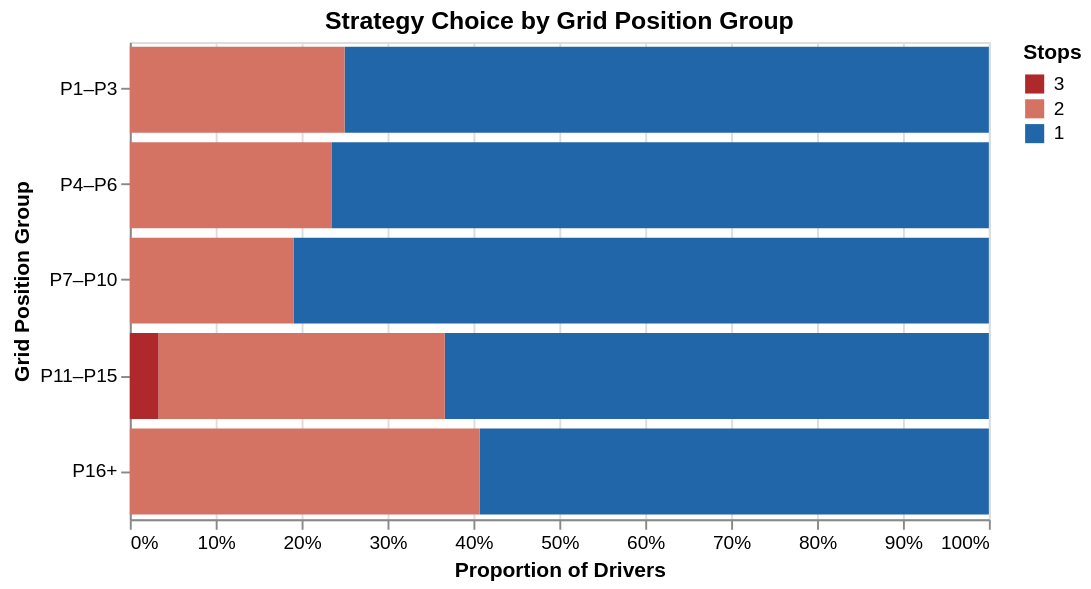

Source (notebook cell):
### Markdown cell above
---
## 2 — Grid Position vs. Strategy Choice

A normalized horizontal stacked bar chart showing the proportion of drivers who chose each stop count (1-stop, 2-stop, 3-stop) within each grid position group. The grid groups are binned into frontrunners (P1–P3), midfield tiers, and backmarkers (P16+).

### Code cell
driver_races["grid_group"] = pd.cut(
    driver_races["grid_position"],
    bins=[0, 3, 6, 10, 15, 25],
    labels=["P1–P3", "P4–P6", "P7–P10", "P11–P15", "P16+"]
)

grid_stop = (
    driver_races
    .dropna(subset=["grid_group"])
    .groupby(["grid_group", "num_stops"], observed=True)
    .size()
    .reset_index(name="count")
)

stop_color_scale = alt.Scale(
    domain=[3, 2, 1],
    range=["#ae282c", "#d47264", "#2066a8"]
)

alt.Chart(grid_stop).mark_bar().encode(
    y=alt.Y("grid_group:N", title="Grid Position Group",
            sort=["P1–P3", "P4–P6", "P7–P10", "P11–P15", "P16+"]),
    x=alt.X("count:Q", stack="normalize", title="Proportion of Drivers",
            axis=alt.Axis(format="%")),
    color=alt.Color("num_stops:N", title="Stops",
                    scale=stop_color_scale,
                    legend=alt.Legend(orient="right")),
    order=alt.Order("num_stops:Q", sort="descending"),
    tooltip=["grid_group", "num_stops", "count"]
).properties(
    title="Strategy Choice by Grid Position Group",
    width=450,
    height=250
)

### Figure 1 — Vega-Lite specification as saved in the notebook (floating-point values rounded to 4 significant figures)
{"config": {"view": {"continuousWidth": 300, "continuousHeight": 300}}, "data": {"name": "data-a723bbf9e6e7c18e1b205ad41c088bee"}, "mark": {"type": "bar"}, "encoding": {"color": {"field": "num_stops", "legend": {"orient": "right"}, "scale": {"domain": [3, 2, 1], "range": ["#ae282c", "#d47264", "#2066a8"]}, "title": "Stops", "type": "nominal"}, "order": {"field": "num_stops", "sort": "descending", "type": "quantitative"}, "tooltip": [{"field": "grid_group", "type": "ordinal"}, {"field": "num_stops", "type": "quantitative"}, {"field": "count", "type": "quantitative"}], "x": {"axis": {"format": "%"}, "field": "count", "stack": "normalize", "title": "Proportion of Drivers", "type": "quantitative"}, "y": {"field": "grid_group", "sort": ["P1–P3", "P4–P6", "P7–P10", "P11–P15", "P16+"], "title": "Grid Position Group", "type": "nominal"}}, "height": 250, "title": "Strategy Choice by Grid Position Group", "width": 450, "$schema": "https://vega.github.io/schema/vega-lite/v5.20.1.json", "datasets": {"data-a723bbf9e6e7c18e1b205ad41c088bee": [{"grid_group": "P1–P3", "num_stops": 1, "count": 12}, {"grid_group": "P1–P3", "num_stops": 2, "count": 4}, {"grid_group": "P4–P6", "num_stops": 1, "count": 13}, {"grid_group": "P4–P6", "num_stops": 2, "count": 4}, {"grid_group": "P7–P10", "num_stops": 1, "count": 17}, {"grid_group": "P7–P10", "num_stops": 2, "count": 4}, {"grid_group": "P11–P15", "num_stops": 1, "count": 19}, {"grid_group": "P11–P15", "num_stops": 2, "count": 10}, {"grid_group": "P11–P15", "num_stops": 3, "count": 1}, {"grid_group": "P16+", "num_stops": 1, "count": 16}, {"grid_group": "P16+", "num_stops": 2, "count": 11}]}}
